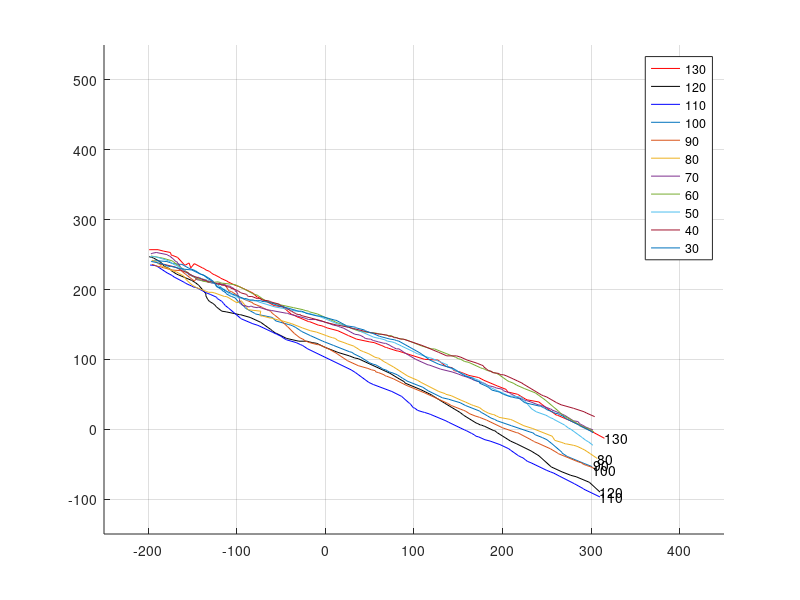

MATLAB code to generate this figure: (Note: this script raises an error after producing the figure.)
clc;clear;close all;
load D220L1
S130S=find(D220L1S130(5:end,14)>-200,1)+4;
S130E=find(D220L1S130(1:end,14)>300,1);
S120S=find(D220L1S120(5:end,14)>-200,1)+4;
S120E=find(D220L1S120(1:end,14)>300,1);
S110S=find(D220L1S110(5:end,14)>-200,1)+4;
S110E=find(D220L1S110(1:end,14)>300,1);
S100S=find(D220L1S100(5:end,14)>-200,1)+4;
S100E=find(D220L1S100(1:end,14)>300,1);
S90S=find(D220L1S90(5:end,14)>-200,1)+4;
S90E=find(D220L1S90(1:end,14)>300,1);
S80S=find(D220L1S80(5:end,14)>-200,1)+4;
S80E=find(D220L1S80(1:end,14)>300,1);
S70S=find(D220L1S70(5:end,14)>-200,1)+4;
S70E=find(D220L1S70(1:end,14)>300,1);
S60S=find(D220L1S60(5:end,14)>-200,1)+4;
S60E=find(D220L1S60(1:end,14)>300,1);
S50S=find(D220L1S50(5:end,14)>-200,1)+4;
S50E=find(D220L1S50(1:end,14)>300,1);
S40S=find(D220L1S40(5:end,14)>-200,1)+4;
S40E=find(D220L1S40(1:end,14)>300,1);
S30S=find(D220L1S30(5:end,14)>-200,1)+4;
S30E=find(D220L1S30(1:end,14)>300,1);

xPosition=14;
yPosition=16;

%% path
figure
hold on
plot(D220L1S130(S130S:S130E,xPosition),D220L1S130(S130S:S130E,yPosition),'r')
text(D220L1S130(S130E,xPosition),D220L1S130(S130E,yPosition),'130')
hold on
plot(D220L1S120(S120S:S120E,xPosition),D220L1S120(S120S:S120E,yPosition),'k')
text(D220L1S120(S120E,xPosition),D220L1S120(S120E,yPosition),'120')
hold on
plot(D220L1S110(S110S:S110E,xPosition),D220L1S110(S110S:S110E,yPosition),'b')
text(D220L1S110(S110E,xPosition),D220L1S110(S110E,yPosition),'110')
hold on
plot(D220L1S100(S100S:S100E,xPosition),D220L1S100(S100S:S100E,yPosition))
text(D220L1S100(S100E,xPosition),D220L1S100(S100E,yPosition)-5,'100')
hold on
plot(D220L1S90(S90S:S90E,xPosition),D220L1S90(S90S:S90E,yPosition))
text(D220L1S90(S90E,xPosition),D220L1S90(S90E,yPosition)+5,'90')
hold on
plot(D220L1S80(S80S:S80E,xPosition),D220L1S80(S80S:S80E,yPosition))
text(D220L1S80(S80E,xPosition),D220L1S80(S80E,yPosition),'80')
hold on
plot(D220L1S70(S70S:S70E,xPosition),D220L1S70(S70S:S70E,yPosition))
hold on
plot(D220L1S60(S60S:S60E,xPosition),D220L1S60(S60S:S60E,yPosition))
hold on
plot(D220L1S50(S50S:S50E,xPosition),D220L1S50(S50S:S50E,yPosition))
hold on
plot(D220L1S40(S40S:S40E,xPosition),D220L1S40(S40S:S40E,yPosition))
hold on
plot(D220L1S30(S30S:S30E,xPosition),D220L1S30(S30S:S30E,yPosition))
legend('130','120','110','100','90','80','70','60','50','40','30')
axis([-250,450,-150,550])
grid on

%% velocity
filter=20;
duration=30;
for i=S130S:S130E
    if i<S130E-duration
        V130(i-S130S+1)=measureDis(D220L1S130(i,xPosition),D220L1S130(i,yPosition),D220L1S130(i+duration,xPosition),D220L1S130(i+duration,yPosition));
    end
end
V130D = smooth(V130,filter);

for i=S120S:S120E
    if i<S120E-duration
        V120(i-S120S+1)=measureDis(D220L1S120(i,xPosition),D220L1S120(i,yPosition),D220L1S120(i+duration,xPosition),D220L1S120(i+duration,yPosition));
    end
end
V120D = smooth(V120,filter);

for i=S110S:S110E
    if i<S110E-duration
        V110(i-S110S+1)=measureDis(D220L1S110(i,xPosition),D220L1S110(i,yPosition),D220L1S110(i+duration,xPosition),D220L1S110(i+duration,yPosition));
    end
end
V110D = smooth(V110,filter);

for i=S100S:S100E
    if i<S100E-duration
        V100(i-S100S+1)=measureDis(D220L1S100(i,xPosition),D220L1S100(i,yPosition),D220L1S100(i+duration,xPosition),D220L1S100(i+duration,yPosition));
    end
end
V100D = smooth(V100,filter);

for i=S90S:S90E
    if i<S90E-duration
        V90(i-S90S+1)=measureDis(D220L1S90(i,xPosition),D220L1S90(i,yPosition),D220L1S90(i+duration,xPosition),D220L1S90(i+duration,yPosition));
    end
end
V90D = smooth(V90,filter);

for i=S80S:S80E
    if i<S80E-duration
        V80(i-S80S+1)=measureDis(D220L1S80(i,xPosition),D220L1S80(i,yPosition),D220L1S80(i+duration,xPosition),D220L1S80(i+duration,yPosition));
    end
end
V80D = smooth(V80,filter);

for i=S70S:S70E
    if i<S70E-duration
        V70(i-S70S+1)=measureDis(D220L1S70(i,xPosition),D220L1S70(i,yPosition),D220L1S70(i+duration,xPosition),D220L1S70(i+duration,yPosition));
    end
end
V70D = smooth(V70,filter);

for i=S60S:S60E
    if i<S60E-duration
        V60(i-S60S+1)=measureDis(D220L1S60(i,xPosition),D220L1S60(i,yPosition),D220L1S60(i+duration,xPosition),D220L1S60(i+duration,yPosition));
    end
end
V60D = smooth(V60,filter);

for i=S50S:S50E
    if i<S50E-duration
        V50(i-S50S+1)=measureDis(D220L1S50(i,xPosition),D220L1S50(i,yPosition),D220L1S50(i+duration,xPosition),D220L1S50(i+duration,yPosition));
    end
end
V50D = smooth(V50,filter);

for i=S40S:S40E
    if i<S40E-duration
        V40(i-S40S+1)=measureDis(D220L1S40(i,xPosition),D220L1S40(i,yPosition),D220L1S40(i+duration,xPosition),D220L1S40(i+duration,yPosition));
    end
end
V40D = smooth(V40,filter);

for i=S30S:S30E
    if i<S30E-duration
        V30(i-S30S+1)=measureDis(D220L1S30(i,xPosition),D220L1S30(i,yPosition),D220L1S30(i+duration,xPosition),D220L1S30(i+duration,yPosition));
    end
end
V30D = smooth(V30,filter);

figure
plot(1:size(V130D,1),V130D,'r')
text(size(V130D,1),V130D(end),'130')
hold on
plot(1:size(V120D,1),V120D,'b')
text(size(V120D,1),V120D(end),'120')
hold on
plot(1:size(V110D,1),V110D,'k')
text(size(V110D,1),V110D(end),'110')
hold on
plot(1:size(V100D,1),V100D)
text(size(V100D,1),V100D(end),'100')
hold on
plot(1:size(V90D,1),V90D)
text(size(V90D,1),V90D(end),'90')
hold on
plot(1:size(V80D,1),V80D)
text(size(V80D,1),V80D(end),'80')
hold on
plot(1:size(V70D,1),V70D)
text(size(V70D,1),V70D(end),'70')
hold on
plot(1:size(V60D,1),V60D)
text(size(V60D,1),V60D(end),'60')
hold on
plot(1:size(V50D,1),V50D)
text(size(V50D,1),V50D(end),'50')
hold on
plot(1:size(V40D,1),V40D)
text(size(V40D,1),V40D(end),'40')
hold on
plot(1:size(V30D,1),V30D)
text(size(V30D,1),V30D(end),'30')
legend('130','120','110','100','90','80','70','60','50','40','30')
grid on

%% heading
filter=5;
H130D=smooth(D220L1S130(S130S:S130E,31),filter);
H120D=smooth(D220L1S120(S120S:S120E,31),filter);
H110D=smooth(D220L1S110(S110S:S110E,31),filter);
H100D=smooth(D220L1S100(S100S:S100E,31),filter);
H90D=smooth(D220L1S90(S90S:S90E,31),filter);
H80D=smooth(D220L1S80(S80S:S80E,31),filter);
H70D=smooth(D220L1S70(S70S:S70E,31),filter);
H60D=smooth(D220L1S60(S60S:S60E,31),filter);
H50D=smooth(D220L1S50(S50S:S50E,31),filter);
H40D=smooth(D220L1S40(S40S:S40E,31),filter);
H30D=smooth(D220L1S30(S30S:S30E,31),filter);

figure
plot(1:size(S130S:S130E,2),H130D);
text(size(S130S:S130E,2),D220L1S130(S130E,31),'130');
hold on
plot(1:size(S120S:S120E,2),H120D);
text(size(S120S:S120E,2),D220L1S120(S120E,31),'120');
hold on
plot(1:size(S110S:S110E,2),H110D);
text(size(S110S:S110E,2),D220L1S110(S110E,31),'110');
hold on
plot(1:size(S100S:S100E,2),H100D);
text(size(S100S:S100E,2),D220L1S100(S100E,31),'100');
hold on
plot(1:size(S90S:S90E,2),H90D);
text(size(S90S:S90E,2),D220L1S90(S90E,31),'90');
hold on
plot(1:size(S80S:S80E,2),H80D);
text(size(S80S:S80E,2),D220L1S80(S80E,31),'80');
hold on
plot(1:size(S70S:S70E,2),H70D);
text(size(S70S:S70E,2),D220L1S70(S70E,31),'70');
hold on
plot(1:size(S60S:S60E,2),H60D);
text(size(S60S:S60E,2),D220L1S60(S60E,31),'60');
hold on
plot(1:size(S50S:S50E,2),H50D);
text(size(S50S:S50E,2),D220L1S50(S50E,31),'50');
hold on
plot(1:size(S40S:S40E,2),H40D);
text(size(S40S:S40E,2),D220L1S40(S40E,31),'40');
hold on
plot(1:size(S30S:S30E,2),H30D);
text(size(S30S:S30E,2),D220L1S30(S30E,31),'30');
legend('130','120','110','100','90','80','70','60','50','40','30')
grid on
